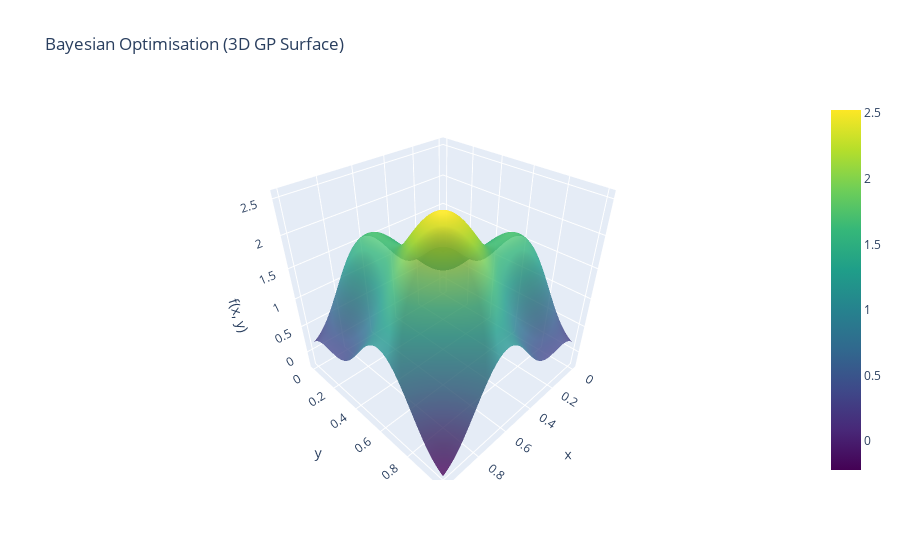

This figure's notebook cell:
### Code cell
gp.plot_gp()

### Figure 1 — Plotly figure (JSON) as saved in the notebook; plotly's stock layout.template omitted (floating-point values rounded to 4 significant figures; data arrays with more than 128 entries replaced by an {"elided": "..."} marker saying what was removed)
{"data": [{"colorscale": [[0, "#440154"], [0.1111, "#482878"], [0.2222, "#3e4989"], [0.3333, "#31688e"], [0.4444, "#26828e"], [0.5556, "#1f9e89"], [0.6667, "#35b779"], [0.7778, "#6ece58"], [0.8889, "#b5de2b"], [1, "#fde725"]], "name": "GP Mean", "opacity": 0.8, "type": "surface", "x": {"elided": "200 float values"}, "y": {"elided": "200 float values"}, "z": {"elided": "200x200 float values"}}], "layout": {"scene": {"aspectmode": "cube", "xaxis": {"title": {"text": "x"}}, "yaxis": {"title": {"text": "y"}}, "zaxis": {"title": {"text": "f(x, y)"}}}, "title": {"text": "Bayesian Optimisation (3D GP Surface)"}}}
